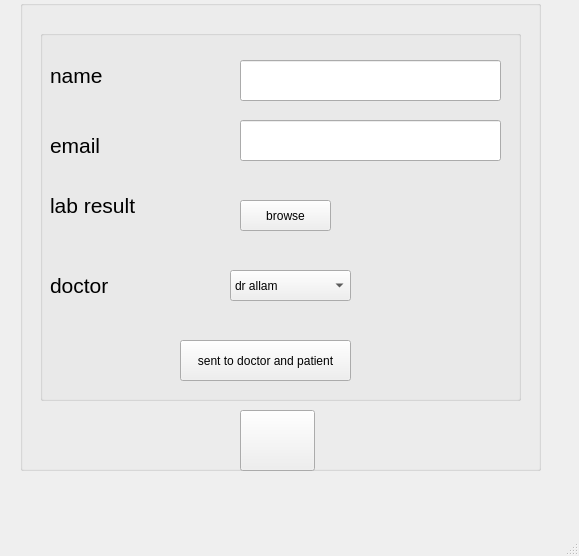
 <widget class="QMainWindow" name="MainWindow">
  <property name="geometry">
   <rect>
    <x>0</x>
    <y>0</y>
    <width>579</width>
    <height>556</height>
   </rect>
  </property>
  <property name="windowTitle">
   <string>online hospital</string>
  </property>
  <property name="windowIcon">
   <iconset>
    <normaloff>photo/hospital.png</normaloff>photo/hospital.png</iconset>
  </property>
  <property name="styleSheet">
   <string notr="true">
QToolTip
{
     border: 1px solid black;
     background-color: #D1DBCB;
     padding: 1px;
     border-radius: 3px;
     opacity: 100;
}

QWidget
{
    color: #b1b1b1;
    background-color: #323232;
    selection-background-color:#323232;
    selection-color: black;
    background-clip: border;
    border-image: none;
    border: 0px transparent black;
    outline: 0;
}

QWidget:item:hover
{
    background-color: #D1DBCB;
    color: black;
}

QWidget:item:selected
{
    background-color: #D1DBCB;
    border: 0px
}

QCheckBox
{
    spacing: 5px;
    outline: none;
    color: #eff0f1;
    margin-bottom: 2px;
}

QCheckBox:disabled
{
    color: #76797C;
}

QCheckBox::indicator,QGroupBox::indicator
{
    width: 18px;
    height: 18px;
}

QGroupBox::indicator
{
    margin-left: 2px;
}

QCheckBox::indicator:unchecked
{
    image: url(:/qss_icons/rc/checkbox_unchecked.png);
}

QCheckBox::indicator:unchecked:hover,
QCheckBox::indicator:unchecked:focus,
QCheckBox::indicator:unchecked:pressed,
QGroupBox::indicator:unchecked:hover,
QGroupBox::indicator:unchecked:focus,
QGroupBox::indicator:unchecked:pressed
{
  border: none;
    image: url(:/qss_icons/rc/checkbox_unchecked_focus.png);
}

QCheckBox::indicator:checked
{
    image: url(:/qss_icons/rc/checkbox_checked.png);
}

QCheckBox::indicator:checked:hover,
QCheckBox::indicator:checked:focus,
QCheckBox::indicator:checked:pressed,
QGroupBox::indicator:checked:hover,
QGroupBox::indicator:checked:focus,
QGroupBox::indicator:checked:pressed
{
    border: none;
    image: url(:/qss_icons/rc/checkbox_checked_focus.png);
}


QCheckBox::indicator:indeterminate
{
    image: url(:/qss_icons/rc/checkbox_indeterminate.png);
}

QCheckBox::indicator:indeterminate:focus,
QCheckBox::indicator:indeterminate:hover,
QCheckBox::indicator:indeterminate:pressed
{
    image: url(:/qss_icons/rc/checkbox_indeterminate_focus.png);
}

QCheckBox::indicator:checked:disabled,
QGroupBox::indicator:checked:disabled
{
    image: url(:/qss_icons/rc/checkbox_checked_disabled.png);
}

QCheckBox::indicator:unchecked:disabled,
QGroupBox::indicator:unchecked:disabled
{
    image: url(:/qss_icons/rc/checkbox_unchecked_disabled.png);
}

QRadioButton
{
    spacing: 5px;
    outline: none;
    color: #eff0f1;
    margin-bottom: 2px;
}

QRadioButton:disabled
{
    color: #76797C;
}
QRadioButton::indicator
{
    width: 21px;
    height: 21px;
}

QRadioButton::indicator:unchecked
{
    image: url(:/qss_icons/rc/radio_unchecked.png);
}


QRadioButton::indicator:unchecked:hover,
QRadioButton::indicator:unchecked:focus,
QRadioButton::indicator:unchecked:pressed
{
    border: none;
    outline: none;
    image: url(:/qss_icons/rc/radio_unchecked_focus.png);
}

QRadioButton::indicator:checked
{
    border: none;
    outline: none;
    image: url(:/qss_icons/rc/radio_checked.png);
}

QRadioButton::indicator:checked:hover,
QRadioButton::indicator:checked:focus,
QRadioButton::indicator:checked:pressed
{
    border: none;
    outline: none;
    image: url(:/qss_icons/rc/radio_checked_focus.png);
}

QRadioButton::indicator:checked:disabled
{
    outline: none;
    image: url(:/qss_icons/rc/radio_checked_disabled.png);
}

QRadioButton::indicator:unchecked:disabled
{
    image: url(:/qss_icons/rc/radio_unchecked_disabled.png);
}


QMenuBar
{
    background-color: #323232;
    color: #D1DBCB;
}

QMenuBar::item
{
    background-color: #323232;
    background: transparent;
    /* padding: 2px 20px 2px 20px; */
}

QMenuBar::item:selected
{
    background: transparent;
    /* border: 1px solid #76797C; */
}

QMenuBar::item:pressed
{
    border: 0px solid #76797C;
    background-color: #D1DBCB;
    color: #000;
    margin-bottom:-1px;
    padding-bottom:1px;
}

QMenu
{
    background-color: #323232;
    /* border: 1px solid #76797C; */
    color: #eff0f1;
    /*margin: 2px; */
}

QMenu::icon
{
    /*margin: 5px;*/
}

QMenu::item
{
    padding: 2px 30px 2px 30px;
    /*margin-left: 5px;*/
    border: 1px solid transparent; /* reserve space for selection border */
}

QMenu::item:selected
{
    color: #000000;
}

QMenu::separator {
    height: 2px;
    background: #D1DBCB;
    margin-left: 10px;
    margin-right: 5px;
}

QMenu::indicator {
    width: 18px;
    height: 18px;
}

/* non-exclusive indicator = check box style indicator
   (see QActionGroup::setExclusive) */
QMenu::indicator:non-exclusive:unchecked {
    image: url(:/qss_icons/rc/checkbox_unchecked.png);
}

QMenu::indicator:non-exclusive:unchecked:selected {
    image: url(:/qss_icons/rc/checkbox_unchecked_disabled.png);
}

QMenu::indicator:non-exclusive:checked {
    image: url(:/qss_icons/rc/checkbox_checked.png);
}

QMenu::indicator:non-exclusive:checked:selected {
    image: url(:/qss_icons/rc/checkbox_checked_disabled.png);
}

/* exclusive indicator = radio button style indicator (see QActionGroup::setExclusive) */
QMenu::indicator:exclusive:unchecked {
    image: url(:/qss_icons/rc/radio_unchecked.png);
}

QMenu::indicator:exclusive:unchecked:selected {
    image: url(:/qss_icons/rc/radio_unchecked_disabled.png);
}

QMenu::indicator:exclusive:checked {
    image: url(:/qss_icons/rc/radio_checked.png);
}

QMenu::indicator:exclusive:checked:selected {
    image: url(:/qss_icons/rc/radio_checked_disabled.png);
}

QMenu::right-arrow {
    margin: 5px;
    image: url(:/qss_icons/rc/right_arrow.png)
}


QWidget:disabled
{
    color: #454545;
    background-color: #323232;
}

QAbstractItemView
{
    alternate-background-color: #323232;
    color: #eff0f1;
    border: 1px solid 3A3939;
    border-radius: 2px;
}

QWidget:focus, QMenuBar:focus,QToolBar:focus,QScrollAreaViewer:focus
{
    /* border: 2px solid #D1DBCB; */
}

QTabWidget:focus, QCheckBox:focus, QRadioButton:focus, QSlider:focus
{
    border: none;
}

QLineEdit
{
    background-color: #1e1e1e;
    selection-background-color: #D1DBCB;
    selection-color: black;
    padding: 5px;
    border-style: solid;
    border: 1px solid #76797C;
    border-radius: 2px;
    color: #eff0f1;
}

QGroupBox {
    border:1px solid #76797C;
    border-radius: 2px;
    margin-top: 20px;
}

QGroupBox::title {
    subcontrol-origin: margin;
    subcontrol-position: top center;
    padding-left: 10px;
    padding-right: 10px;
    padding-top: 10px;
}

QAbstractScrollArea
{
    border-radius: 0px;
    border: 0px solid #76797C;
    background-color: transparent;
}

QScrollBar:horizontal
{
    height: 15px;
    margin: 3px 15px 3px 15px;
    border: 1px transparent #2A2929;
    border-radius: 4px;
    background-color: #2A2929;
}

QScrollBar::handle:horizontal
{
    background-color: #605F5F;
    min-width: 5px;
    border-radius: 4px;
}

QScrollBar::add-line:horizontal
{
    margin: 0px 3px 0px 3px;
    border-image: url(:/qss_icons/rc/right_arrow_disabled.png);
    width: 10px;
    height: 10px;
    subcontrol-position: right;
    subcontrol-origin: margin;
}

QScrollBar::sub-line:horizontal
{
    margin: 0px 3px 0px 3px;
    border-image: url(:/qss_icons/rc/left_arrow_disabled.png);
    height: 10px;
    width: 10px;
    subcontrol-position: left;
    subcontrol-origin: margin;
}

QScrollBar::add-line:horizontal:hover,QScrollBar::add-line:horizontal:on
{
    border-image: url(:/qss_icons/rc/right_arrow.png);
    height: 10px;
    width: 10px;
    subcontrol-position: right;
    subcontrol-origin: margin;
}


QScrollBar::sub-line:horizontal:hover, QScrollBar::sub-line:horizontal:on
{
    border-image: url(:/qss_icons/rc/left_arrow.png);
    height: 10px;
    width: 10px;
    subcontrol-position: left;
    subcontrol-origin: margin;
}

QScrollBar::up-arrow:horizontal, QScrollBar::down-arrow:horizontal
{
    background: none;
}


QScrollBar::add-page:horizontal, QScrollBar::sub-page:horizontal
{
    background: none;
}

QScrollBar:vertical
{
    background-color: #2A2929;
    width: 15px;
    margin: 15px 3px 15px 3px;
    border: 1px transparent #2A2929;
    border-radius: 4px;
}

QScrollBar::handle:vertical
{
    background-color: #605F5F;
    min-height: 5px;
    border-radius: 4px;
}

QScrollBar::sub-line:vertical
{
    margin: 3px 0px 3px 0px;
    border-image: url(:/qss_icons/rc/up_arrow_disabled.png);
    height: 10px;
    width: 10px;
    subcontrol-position: top;
    subcontrol-origin: margin;
}

QScrollBar::add-line:vertical
{
    margin: 3px 0px 3px 0px;
    border-image: url(:/qss_icons/rc/down_arrow_disabled.png);
    height: 10px;
    width: 10px;
    subcontrol-position: bottom;
    subcontrol-origin: margin;
}

QScrollBar::sub-line:vertical:hover,QScrollBar::sub-line:vertical:on
{

    border-image: url(:/qss_icons/rc/up_arrow.png);
    height: 10px;
    width: 10px;
    subcontrol-position: top;
    subcontrol-origin: margin;
}


QScrollBar::add-line:vertical:hover, QScrollBar::add-line:vertical:on
{
    border-image: url(:/qss_icons/rc/down_arrow.png);
    height: 10px;
    width: 10px;
    subcontrol-position: bottom;
    subcontrol-origin: margin;
}

QScrollBar::up-arrow:vertical, QScrollBar::down-arrow:vertical
{
    background: none;
}


QScrollBar::add-page:vertical, QScrollBar::sub-page:vertical
{
    background: none;
}

QTextEdit
{
    background-color: #1e1e1e;
    color: #eff0f1;
    border: 1px solid #76797C;
}

QPlainTextEdit
{
    background-color: #1e1e1e;;
    color: #eff0f1;
    border-radius: 2px;
    border: 1px solid #76797C;
}

QHeaderView::section
{
    background-color: #76797C;
    color: #eff0f1;
    padding: 5px;
    border: 1px solid #76797C;
}

QSizeGrip {
    image: url(:/qss_icons/rc/sizegrip.png);
    width: 12px;
    height: 12px;
}


QMainWindow::separator
{
    background-color: #323232;
    color: white;
    padding-left: 4px;
    spacing: 2px;
    border: 1px dashed #76797C;
}

QMainWindow::separator:hover
{

    background-color: #787876;
    color: white;
    padding-left: 4px;
    border: 1px solid #76797C;
    spacing: 2px;
}


QMenu::separator
{
    height: 1px;
    background-color: #76797C;
    color: white;
    padding-left: 4px;
    margin-left: 10px;
    margin-right: 5px;
}

QFrame
{
    border-radius: 0px;
    /*border: 1px solid #76797C;*/
}


QFrame[frameShape=&quot;0&quot;]
{
    border-radius: 0px;
    border: 0px transparent #76797C;
}

QStackedWidget
{
    border: 1px transparent black;
}

QToolBar {
    border: 0px transparent #393838;
    background: 0px solid #323232;
    font-weight: bold;
}

QToolBar::handle:horizontal {
    image: url(:/qss_icons/rc/Hmovetoolbar.png);
}
QToolBar::handle:vertical {
    image: url(:/qss_icons/rc/Vmovetoolbar.png);
}
QToolBar::separator:horizontal {
    image: url(:/qss_icons/rc/Hsepartoolbar.png);
}
QToolBar::separator:vertical {
    image: url(:/qss_icons/rc/Vsepartoolbar.png);
}
QToolButton#qt_toolbar_ext_button {
    background: #58595a
}

QPushButton
{
    color: #eff0f1;
    background-color: #323232;
    border-width: 1px;
    border-color: #76797C;
    border-style: solid;
    padding: 5px;
    border-radius: 0px;
    outline: none;
}

QPushButton:disabled
{
    background-color: #323232;
    border-width: 1px;
    border-color: #454545;
    border-style: solid;
    padding-top: 5px;
    padding-bottom: 5px;
    padding-left: 10px;
    padding-right: 10px;
    border-radius: 2px;
    color: #454545;
}

QPushButton:focus {
    background-color: #D1DBCB;
    color: black;
}

QPushButton:pressed
{
    color: black;
    background-color: #D1DBCB;
    padding-top: -15px;
    padding-bottom: -17px;
}

QComboBox
{
    selection-background-color: #D1DBCB;
    background-color: #31363B;
    border-style: solid;
    border: 1px solid #76797C;
    border-radius: 2px;
    padding: 5px;
    min-width: 75px;
}

QPushButton:checked{
    background-color: #76797C;
    border-color: #6A6969;
}

QComboBox:hover,QPushButton:hover,QAbstractSpinBox:hover,QLineEdit:hover,QTextEdit:hover,QPlainTextEdit:hover,QAbstractView:hover,QTreeView:hover
{
    border: 1px solid #D1DBCB;
}

QComboBox:on
{
    padding-top: 0px;
    padding-left: 4px;
    selection-background-color: #4a4a4a;
}

QComboBox QAbstractItemView
{
    background-color: #1e1e1e;
    border-radius: 2px;
    border: 1px solid #76797C;
    selection-background-color: #D1DBCB;
}

QComboBox::drop-down
{
    subcontrol-origin: padding;
    subcontrol-position: top right;
    width: 15px;

    border-left-width: 0px;
    border-left-color: darkgray;
    border-left-style: solid;
    border-top-right-radius: 3px;
    border-bottom-right-radius: 3px;
}

QComboBox::down-arrow
{
    image: url(:/qss_icons/rc/down_arrow_disabled.png);
}

QComboBox::down-arrow:on, QComboBox::down-arrow:hover,
QComboBox::down-arrow:focus
{
    image: url(:/qss_icons/rc/down_arrow.png);
}

QAbstractSpinBox {
    padding: 2px;
    margin: 2px;
    background-color: #1e1e1e;
    color: #eff0f1;
    border-radius: 0px;
    min-width: 75px;
    selection-background-color: #D1DBCB;
    selection-color: black;
}

QAbstractSpinBox:up-button
{
    background-color: transparent;
    subcontrol-origin: border;
    subcontrol-position: center right;
}

QAbstractSpinBox:down-button
{
    background-color: transparent;
    subcontrol-origin: border;
    subcontrol-position: center left;
}

QAbstractSpinBox::up-arrow,QAbstractSpinBox::up-arrow:disabled,QAbstractSpinBox::up-arrow:off {
    image: url(:/qss_icons/rc/up_arrow_disabled.png);
    width: 10px;
    height: 10px;
}
QAbstractSpinBox::up-arrow:hover
{
    image: url(:/qss_icons/rc/up_arrow.png);
}


QAbstractSpinBox::down-arrow,QAbstractSpinBox::down-arrow:disabled,QAbstractSpinBox::down-arrow:off
{
    image: url(:/qss_icons/rc/down_arrow_disabled.png);
    width: 10px;
    height: 10px;
}
QAbstractSpinBox::down-arrow:hover
{
    image: url(:/qss_icons/rc/down_arrow.png);
}


QLabel
{
    border: 0px solid black;
    margin-left: 2px;
    margin-right: 2px;
    color: #D1DBCB;
}

QTabWidget{
    border: 0px transparent black;
}

QTabWidget::pane {
    border: 1px solid #76797C;
    padding: 5px;
    margin: 0px;
}

QTabWidget::tab-bar {
    left: 5px; /* move to the right by 5px */
}

QTabBar
{
    qproperty-drawBase: 0;
    border-radius: 3px;
}

QTabBar::focus
{
    border: 0px transparent black;
    color: black;
}

QTabBar::hover
{
    border: 0px transparent black;
    color: black;
}

QTabBar::close-button  {
    image: url(:/qss_icons/rc/close.png);
    background: transparent;
}

QTabBar::close-button:hover
{
    image: url(:/qss_icons/rc/close-hover.png);
    background: transparent;
}

QTabBar::close-button:pressed {
    image: url(:/qss_icons/rc/close-pressed.png);
    background: transparent;
}

/* TOP TABS */
QTabBar::tab:top {
    color: #eff0f1;
    border: 1px solid #76797C;
    border-bottom: 1px transparent black;
    background-color: #323232;
    padding: 5px;
    min-width: 50px;
    border-top-left-radius: 2px;
    border-top-right-radius: 2px;
}

QTabBar::tab:top:!selected
{
    color: #eff0f1;
    background-color: #54575B;
    border: 1px solid #76797C;
    border-bottom: 1px transparent black;
    border-top-left-radius: 2px;
    border-top-right-radius: 2px;
}

QTabBar::tab:top:!selected:hover {
    background-color: #D1DBCB;
    color: black;
}

/* BOTTOM TABS */
QTabBar::tab:bottom {
    color: #eff0f1;
    border: 1px solid #76797C;
    border-top: 1px transparent black;
    background-color: #323232;
    padding: 5px;
    border-bottom-left-radius: 2px;
    border-bottom-right-radius: 2px;
    min-width: 50px;
}

QTabBar::tab:bottom:!selected
{
    color: #eff0f1;
    background-color: #54575B;
    border: 1px solid #76797C;
    border-top: 1px transparent black;
    border-bottom-left-radius: 2px;
    border-bottom-right-radius: 2px;
}

QTabBar::tab:bottom:!selected:hover {
    background-color: #D1DBCB;
    color: black;
}

/* LEFT TABS */
QTabBar::tab:left {
    color: #eff0f1;
    border: 1px solid #76797C;
    border-left: 1px transparent black;
    background-color: #323232;
    padding: 5px;
    border-top-right-radius: 2px;
    border-bottom-right-radius: 2px;
    min-height: 50px;
}

QTabBar::tab:left:!selected
{
    color: #eff0f1;
    background-color: #54575B;
    border: 1px solid #76797C;
    border-left: 1px transparent black;
    border-top-right-radius: 2px;
    border-bottom-right-radius: 2px;
}

QTabBar::tab:left:!selected:hover {
    background-color: #D1DBCB;
    color: black;
}


/* RIGHT TABS */
QTabBar::tab:right {
    color: #eff0f1;
    border: 1px solid #76797C;
    border-right: 1px transparent black;
    background-color: #323232;
    padding: 5px;
    border-top-left-radius: 2px;
    border-bottom-left-radius: 2px;
    min-height: 50px;
}

QTabBar::tab:right:!selected
{
    color: #eff0f1;
    background-color: #54575B;
    border: 1px solid #76797C;
    border-right: 1px transparent black;
    border-top-left-radius: 2px;
    border-bottom-left-radius: 2px;
}

QTabBar::tab:right:!selected:hover {
    background-color: #D1DBCB;
    color: black;
}

QTabBar QToolButton::right-arrow:enabled {
     image: url(:/qss_icons/rc/right_arrow.png);
 }

 QTabBar QToolButton::left-arrow:enabled {
     image: url(:/qss_icons/rc/left_arrow.png);
 }

QTabBar QToolButton::right-arrow:disabled {
     image: url(:/qss_icons/rc/right_arrow_disabled.png);
 }

 QTabBar QToolButton::left-arrow:disabled {
     image: url(:/qss_icons/rc/left_arrow_disabled.png);
 }


QDockWidget {
    background: #323232;
    border: 1px solid #403F3F;
    titlebar-close-icon: url(:/qss_icons/rc/close.png);
    titlebar-normal-icon: url(:/qss_icons/rc/undock.png);
}

QDockWidget::close-button, QDockWidget::float-button {
    border: 1px solid transparent;
    border-radius: 2px;
    background: transparent;
}

QDockWidget::close-button:hover, QDockWidget::float-button:hover {
    background: rgba(255, 255, 255, 10);
}

QDockWidget::close-button:pressed, QDockWidget::float-button:pressed {
    padding: 1px -1px -1px 1px;
    background: rgba(255, 255, 255, 10);
}

QTreeView, QListView
{
    border: 1px solid #76797C;
    background-color: #1e1e1e;
}

QTreeView:branch:selected, QTreeView:branch:hover
{
    background: url(:/qss_icons/rc/transparent.png);
}

QTreeView::branch:has-siblings:!adjoins-item {
    border-image: url(:/qss_icons/rc/transparent.png);
}

QTreeView::branch:has-siblings:adjoins-item {
    border-image: url(:/qss_icons/rc/transparent.png);
}

QTreeView::branch:!has-children:!has-siblings:adjoins-item {
    border-image: url(:/qss_icons/rc/transparent.png);
}

QTreeView::branch:has-children:!has-siblings:closed,
QTreeView::branch:closed:has-children:has-siblings {
    image: url(:/qss_icons/rc/branch_closed.png);
}

QTreeView::branch:open:has-children:!has-siblings,
QTreeView::branch:open:has-children:has-siblings  {
    image: url(:/qss_icons/rc/branch_open.png);
}

QTreeView::branch:has-children:!has-siblings:closed:hover,
QTreeView::branch:closed:has-children:has-siblings:hover {
    image: url(:/qss_icons/rc/branch_closed-on.png);
    }

QTreeView::branch:open:has-children:!has-siblings:hover,
QTreeView::branch:open:has-children:has-siblings:hover  {
    image: url(:/qss_icons/rc/branch_open-on.png);
    }

QListView::item:!selected:hover, QTreeView::item:!selected:hover  {
    background: #848383;
    outline: 0;
    color: #eff0f1;
}

QListView::item:selected:hover, QTreeView::item:selected:hover  {
    background: #D1DBCB;
}

QSlider::groove:horizontal {
    border: 1px solid #565a5e;
    height: 4px;
    background: #565a5e;
    margin: 0px;
    border-radius: 2px;
}

QSlider::handle:horizontal {
    background: #D1DBCB;
    border: 1px solid #999999;
    width: 10px;
    height: 10px;
    margin: -5px 0;
}

QSlider::add-page:qlineargradient {
    background: #595858;
    border-top-right-radius: 5px;
    border-bottom-right-radius: 5px;
    border-top-left-radius: 0px;
    border-bottom-left-radius: 0px;
}

QSlider::sub-page::qlineargradient:horizontal {
    background:  #D1DBCB;
    border-top-right-radius: 0px;
    border-bottom-right-radius: 0px;
    border-top-left-radius: 5px;
    border-bottom-left-radius: 5px;
}

QSlider::groove:vertical {
    border: 1px solid #565a5e;
    width: 4px;
    background: #565a5e;
    margin: 0px;
    border-radius: 3px;
}

QSlider::handle:vertical {
    background: #D1DBCB;
    border: 1px solid #999999;
    width: 10px;
    height: 10px;
    margin: 0 -5px;
}

QToolButton {
    color: #D1DBCB;
    background-color: transparent;
    border: 0px transparent #76797C;
    border-radius: 0px;
    padding: 1px;
    margin-right: 5px;
}

QToolButton[popupMode=&quot;1&quot;] { /* only for MenuButtonPopup */
 padding-right: 20px; /* make way for the popup button */
 border: 1px #76797C;
 border-radius: 0px;
}

QToolButton[popupMode=&quot;2&quot;] { /* only for InstantPopup */
 padding-right: 10px; /* make way for the popup button */
 border: 0px #76797C;
}


QToolButton:hover, QToolButton::menu-button:hover {
    background-color: transparent;
    border: 1px solid #D1DBCB;
    padding: 2px;
}

QToolButton:checked, QToolButton:pressed,
        QToolButton::menu-button:pressed {
    color: black;
    background-color: #D1DBCB;
    border: 0px solid #D1DBCB;
    padding: 2px;
}

/* the subcontrol below is used only in the InstantPopup or DelayedPopup mode */
QToolButton::menu-indicator {
    image: url(:/qss_icons/rc/down_arrow.png);
    top: -7px; left: -2px; /* shift it a bit */
}

/* the subcontrols below are used only in the MenuButtonPopup mode */
QToolButton::menu-button {
    border: 1px transparent #76797C;
    border-top-right-radius: 6px;
    border-bottom-right-radius: 6px;
    /* 16px width + 4px for border = 20px allocated above */
    width: 16px;
    outline: none;
}

QToolButton::menu-arrow {
    image: url(:/qss_icons/rc/down_arrow.png);
}

QToolButton::menu-arrow:open {
    border: 1px solid #76797C;
}

QPushButton::menu-indicator  {
    subcontrol-origin: padding;
    subcontrol-position: bottom right;
    left: 8px;
}

QTableView
{
    border: 1px solid #76797C;
    gridline-color: #323232;
    background-color: #1e1e1e;
}


QTableView, QHeaderView
{
    border-radius: 0px;
}

QTableView::item:pressed, QListView::item:pressed, QTreeView::item:pressed  {
    background: #D1DBCB;
    color: black;
}

QTableView::item:selected:active, QTreeView::item:selected:active, QListView::item:selected:active  {
    background: #D1DBCB;
    color: black;
}

QHeaderView
{
    background-color: #323232;
    border: 1px transparent;
    border-radius: 0px;
    margin: 0px;
    padding: 0px;

}

QHeaderView::section  {
    background-color: #323232;
    color: #eff0f1;
    padding: 5px;
    border: 1px solid #76797C;
    border-radius: 0px;
    text-align: center;
}

QHeaderView::section::vertical::first, QHeaderView::section::vertical::only-one
{
    border-top: 1px solid #76797C;
}

QHeaderView::section::vertical
{
    border-top: transparent;
}

QHeaderView::section::horizontal::first, QHeaderView::section::horizontal::only-one
{
    border-left: 1px solid #76797C;
}

QHeaderView::section::horizontal
{
    border-left: transparent;
}


QHeaderView::section:checked
 {
    color: white;
    background-color: #848383;
 }

 /* style the sort indicator */
QHeaderView::down-arrow {
    image: url(:/qss_icons/rc/down_arrow.png);
}

QHeaderView::up-arrow {
    image: url(:/qss_icons/rc/up_arrow.png);
}


QTableCornerButton::section {
    background-color: #323232;
    border: 1px transparent #76797C;
    border-radius: 0px;
}

QToolBox  {
    padding: 5px;
    border: 1px transparent black;
}

QToolBox::tab {
    color: #eff0f1;
    background-color: #323232;
    border: 1px solid #76797C;
    border-bottom: 1px transparent #323232;
    border-top-left-radius: 5px;
    border-top-right-radius: 5px;
}

QToolBox::tab:selected { /* italicize selected tabs */
    font: italic;
    background-color: #323232;
    border-color: #D1DBCB;
 }

QStatusBar::item {
    border: 0px transparent dark;
    margin: 0px;
    border: 0px;
 }


QFrame[height=&quot;3&quot;], QFrame[width=&quot;3&quot;] {
    background-color: #76797C;
}


QSplitter::handle {
    border: 1px dashed #76797C;
}

QSplitter::handle:hover {
    background-color: #787876;
    border: 1px solid #76797C;
}

QSplitter::handle:horizontal {
    width: 1px;
}

QSplitter::handle:vertical {
    height: 1px;
}

QProgressBar {
    border: 1px solid #76797C;
    border-radius: 5px;
    text-align: center;
}

QProgressBar::chunk {
    background-color: #D1DBCB;
}

QDateEdit
{
    selection-background-color: #D1DBCB;
    border-style: solid;
    border: 1px solid #CEE343;
    border-radius: 2px;
    padding: 1px;
    min-width: 75px;
}

QDateEdit:on
{
    padding-top: 3px;
    padding-left: 4px;
    selection-background-color: #4a4a4a;
}

QDateEdit QAbstractItemView
{
    background-color: #1e1e1e;
    border-radius: 2px;
    border: 1px solid #3375A3;
    selection-background-color: #D1DBCB;
}

QDateEdit::drop-down
{
    subcontrol-origin: padding;
    subcontrol-position: top right;
    width: 15px;
    border-left-width: 0px;
    border-left-color: darkgray;
    border-left-style: solid;
    border-top-right-radius: 3px;
    border-bottom-right-radius: 3px;
}

QDateEdit::down-arrow
{
    image: url(:/qss_icons/rc/down_arrow_disabled.png);
}

QDateEdit::down-arrow:on, QDateEdit::down-arrow:hover,
QDateEdit::down-arrow:focus
{
    image: url(:/qss_icons/rc/down_arrow.png);
}

</string>
  </property>
  <widget class="QWidget" name="centralwidget">
   <widget class="QGroupBox" name="groupBox">
    <property name="geometry">
     <rect>
      <x>20</x>
      <y>0</y>
      <width>521</width>
      <height>471</height>
     </rect>
    </property>
    <property name="title">
     <string/>
    </property>
    <widget class="QGroupBox" name="groupBox_2">
     <property name="geometry">
      <rect>
       <x>20</x>
       <y>30</y>
       <width>481</width>
       <height>371</height>
      </rect>
     </property>
     <property name="title">
      <string/>
     </property>
     <widget class="QComboBox" name="comboBox">
      <property name="geometry">
       <rect>
        <x>190</x>
        <y>240</y>
        <width>121</width>
        <height>31</height>
       </rect>
      </property>
      <item>
       <property name="text">
        <string>dr allam</string>
       </property>
      </item>
      <item>
       <property name="text">
        <string>dr ali</string>
       </property>
      </item>
      <item>
       <property name="text">
        <string>dr sara</string>
       </property>
      </item>
     </widget>
     <widget class="QLineEdit" name="lineEdit_1">
      <property name="geometry">
       <rect>
        <x>200</x>
        <y>30</y>
        <width>261</width>
        <height>41</height>
       </rect>
      </property>
      <property name="text">
       <string/>
      </property>
     </widget>
     <widget class="QLineEdit" name="lineEdit_2">
      <property name="geometry">
       <rect>
        <x>200</x>
        <y>90</y>
        <width>261</width>
        <height>41</height>
       </rect>
      </property>
      <property name="text">
       <string/>
      </property>
     </widget>
     <widget class="QPushButton" name="pushButton">
      <property name="geometry">
       <rect>
        <x>200</x>
        <y>170</y>
        <width>91</width>
        <height>31</height>
       </rect>
      </property>
      <property name="text">
       <string>browse</string>
      </property>
      <property name="icon">
       <iconset>
        <normaloff>photo/search (2).png</normaloff>photo/search (2).png</iconset>
      </property>
      <property name="iconSize">
       <size>
        <width>25</width>
        <height>25</height>
       </size>
      </property>
     </widget>
     <widget class="QLabel" name="label_5">
      <property name="geometry">
       <rect>
        <x>290</x>
        <y>170</y>
        <width>181</width>
        <height>31</height>
       </rect>
      </property>
      <property name="text">
       <string/>
      </property>
     </widget>
     <widget class="QPushButton" name="pushButton_2">
      <property name="geometry">
       <rect>
        <x>140</x>
        <y>310</y>
        <width>171</width>
        <height>41</height>
       </rect>
      </property>
      <property name="text">
       <string>sent to doctor and patient</string>
      </property>
      <property name="icon">
       <iconset>
        <normaloff>photo/redo.png</normaloff>photo/redo.png</iconset>
      </property>
      <property name="iconSize">
       <size>
        <width>25</width>
        <height>25</height>
       </size>
      </property>
     </widget>
     <widget class="QLabel" name="label_6">
      <property name="geometry">
       <rect>
        <x>10</x>
        <y>30</y>
        <width>91</width>
        <height>31</height>
       </rect>
      </property>
      <property name="font">
       <font>
        <pointsize>16</pointsize>
       </font>
      </property>
      <property name="text">
       <string>name</string>
      </property>
     </widget>
     <widget class="QLabel" name="label_7">
      <property name="geometry">
       <rect>
        <x>10</x>
        <y>100</y>
        <width>91</width>
        <height>31</height>
       </rect>
      </property>
      <property name="font">
       <font>
        <pointsize>16</pointsize>
       </font>
      </property>
      <property name="text">
       <string>email</string>
      </property>
     </widget>
     <widget class="QLabel" name="label_11">
      <property name="geometry">
       <rect>
        <x>10</x>
        <y>160</y>
        <width>111</width>
        <height>31</height>
       </rect>
      </property>
      <property name="font">
       <font>
        <pointsize>16</pointsize>
       </font>
      </property>
      <property name="text">
       <string>lab result</string>
      </property>
     </widget>
     <widget class="QLabel" name="label_12">
      <property name="geometry">
       <rect>
        <x>10</x>
        <y>240</y>
        <width>111</width>
        <height>31</height>
       </rect>
      </property>
      <property name="font">
       <font>
        <pointsize>16</pointsize>
       </font>
      </property>
      <property name="text">
       <string>doctor</string>
      </property>
     </widget>
     <widget class="QLabel" name="label_2">
      <property name="geometry">
       <rect>
        <x>90</x>
        <y>100</y>
        <width>61</width>
        <height>31</height>
       </rect>
      </property>
      <property name="text">
       <string/>
      </property>
      <property name="pixmap">
       <pixmap>photo/gmail (1).png</pixmap>
      </property>
     </widget>
     <widget class="QLabel" name="label">
      <property name="geometry">
       <rect>
        <x>80</x>
        <y>30</y>
        <width>71</width>
        <height>31</height>
       </rect>
      </property>
      <property name="text">
       <string/>
      </property>
      <property name="pixmap">
       <pixmap>photo/name.png</pixmap>
      </property>
     </widget>
     <widget class="QLabel" name="label_8">
      <property name="geometry">
       <rect>
        <x>120</x>
        <y>160</y>
        <width>47</width>
        <height>41</height>
       </rect>
      </property>
      <property name="text">
       <string/>
      </property>
      <property name="pixmap">
       <pixmap>photo/scroll.png</pixmap>
      </property>
     </widget>
     <widget class="QLabel" name="label_3">
      <property name="geometry">
       <rect>
        <x>90</x>
        <y>240</y>
        <width>47</width>
        <height>41</height>
       </rect>
      </property>
      <property name="text">
       <string/>
      </property>
      <property name="pixmap">
       <pixmap>photo/doctor.png</pixmap>
      </property>
     </widget>
    </widget>
    <widget class="QPushButton" name="pushButton_3">
     <property name="geometry">
      <rect>
       <x>220</x>
       <y>410</y>
       <width>75</width>
       <height>61</height>
      </rect>
     </property>
     <property name="text">
      <string/>
     </property>
     <property name="icon">
      <iconset>
       <normaloff>photo/exit.png</normaloff>photo/exit.png</iconset>
     </property>
     <property name="iconSize">
      <size>
       <width>60</width>
       <height>60</height>
      </size>
     </property>
    </widget>
   </widget>
  </widget>
  <widget class="QMenuBar" name="menubar">
   <property name="geometry">
    <rect>
     <x>0</x>
     <y>0</y>
     <width>579</width>
     <height>21</height>
    </rect>
   </property>
  </widget>
  <widget class="QStatusBar" name="statusbar"/>
 </widget>
